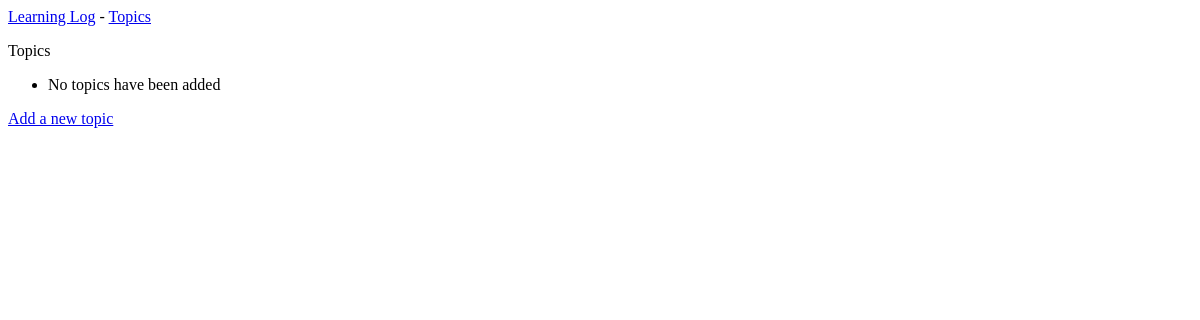
/topics/, run on an earlier commit of the app's database.
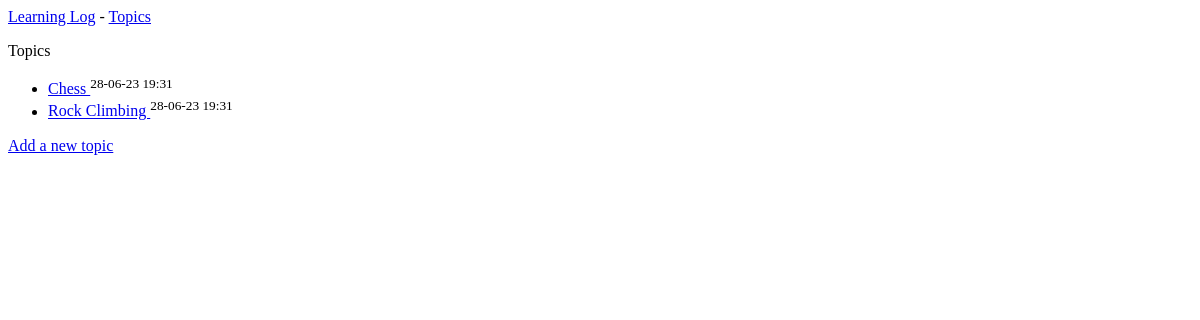
And on a later commit of the database.
### learning_logs/models.py (models this page shows, shortened)
class Topic(models.Model):
    text = models.CharField(max_length=200)
    date_added = models.DateTimeField(auto_now_add=True)

### learning_logs/views.py (the view)
# urls.py: path("topics/", views.topics, name="topics"),
def topics(request):
    topics = Topic.objects.order_by("date_added")
    context = {"topics": topics}
    return render(request, "learning_logs/topics.html", context)

### learning_logs/templates/learning_logs/topics.html
{% extends 'learning_logs/base.html' %}
{% block content %}
  <p>Topics</p>
  <ul>
    {% for topic in topics %}
      <li>
        <a href="{% url 'learning_logs:topic' topic.id %}">
          {{topic.text}}
        </a>
        <sup> {{topic.date_added|date:'d-m-y H:i'}}</sup>
    </li>
    {% empty %}
      <li>No topics have been added</li>
    {% endfor %}
  </ul>
  <a href="{% url 'learning_logs:new_topic' %}">Add a new topic </a>
{% endblock content %}

What changed in the data, as far as the page shows it:
added Topic: text "Chess", date_added "28-06-23 19:31"
added Topic: text "Rock Climbing", date_added "28-06-23 19:31"
Also different on the page:
text no longer shown: "No topics have been added"
